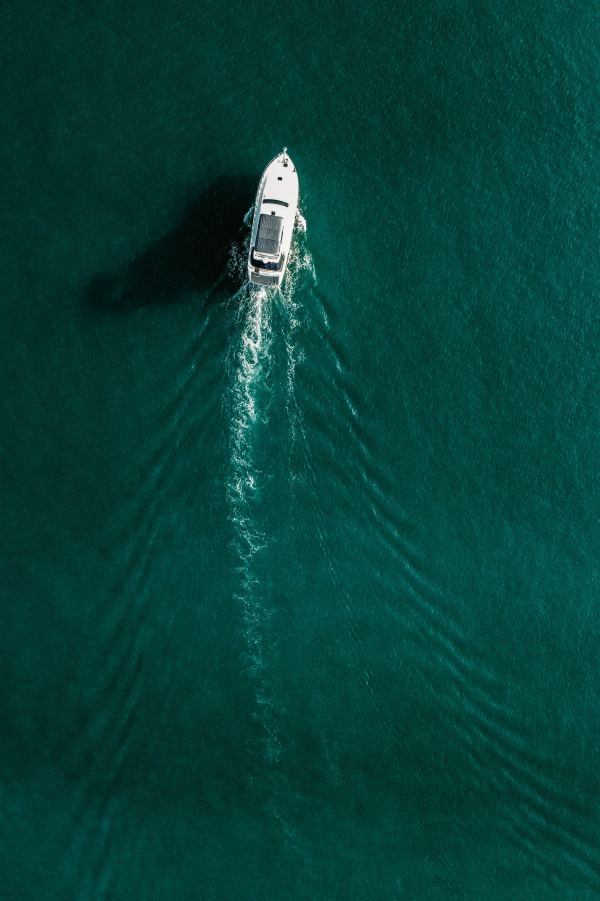
#> input picture tools/bake/sources/marina-18262641.jpg, 1800 x 2701 px (shown at 1/3 size); its folder holds 5 pictures in this run
$ python marina.py
#> lines starting #> are read from the running program, lines starting #| are printed output that depends on the picture
"""
Bake Marina's two images to the slots they are drawn in.

Only two: the detail screen's hero and the agent's avatar. Everything else on
that screen is type, a chip or an icon.

The hero gets a crop *and* a darkening ramp along its top edge. White chrome —
the back button, the title, the heart — sits over the top of the photograph,
and a drone shot of bright water gives it nothing to sit against. The
reference's own frame is dark enough up there to carry white type; this one is
not, so the contrast is baked in rather than laid over at runtime as a third
stacked view.

Outputs are 3x the dp slot each image fills.
"""

import os

from PIL import Image

ROOT = os.path.join(os.path.dirname(__file__), "..", "..")
SRC = os.path.join(os.path.dirname(__file__), "sources")
OUT = os.path.join(ROOT, "assets", "images", "marina")
SCALE = 3

# Slot sizes in dp -- these mirror `src/features/marina/layout.ts`.
HERO = (393, 255)
AVATAR = (56, 56)

# The scrim over the hero's top edge: how far down it reaches, and how dark it
# gets at the very top.
SCRIM_DEPTH = 0.42
SCRIM_MAX = 0.38


def crop_to(im, out_w, out_h, cx, cy, zoom=1.0):
#> called with out_w = 1179, out_h = 765, cx = 0.457, cy = 0.182, zoom = 0.8
    W, H = im.size
#> W = 1800; H = 2701
    aspect = out_w / out_h
    box_w = min(W, H * aspect) * zoom
#> box_w = 1440
    box_h = box_w / aspect
#> box_h = 934.4
    x = max(0, min(cx * W - box_w / 2, W - box_w))
#> x = 102.6
    y = max(0, min(cy * H - box_h / 2, H - box_h))
#> y = 24.41
    return im.crop((round(x), round(y), round(x + box_w), round(y + box_h))).resize(
        (out_w, out_h), Image.LANCZOS
    )
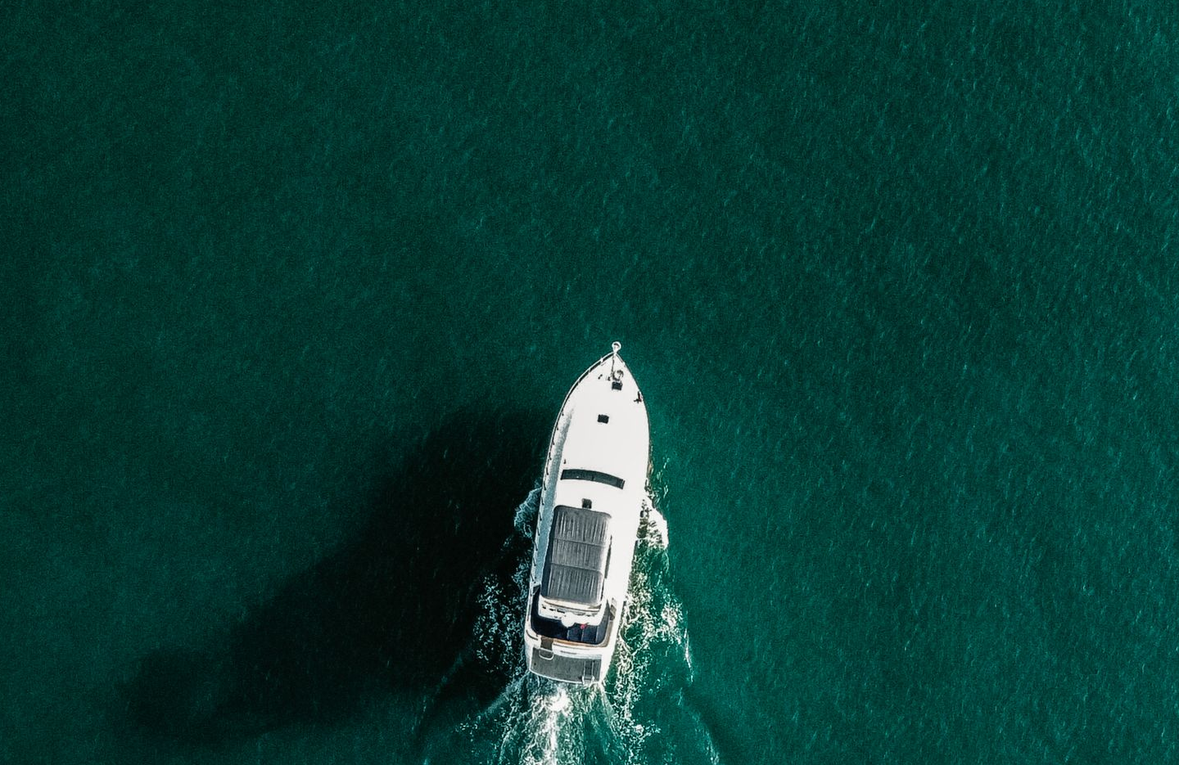
#> returned value: PIL image 1179x765 RGB; mean R, G, B 10, 59.5, 52.7


def bake_hero(src_name, out_name, cx, cy, zoom=1.0):
    w, h = HERO[0] * SCALE, HERO[1] * SCALE
    im = crop_to(Image.open(os.path.join(SRC, src_name)).convert("RGB"), w, h, cx, cy, zoom)
    px = im.load()
    depth = h * SCRIM_DEPTH
    for row in range(int(depth)):
        # Strongest at the very top, gone by `depth`. Squared so the falloff is
        # soft rather than a visible band.
        k = SCRIM_MAX * (1 - row / depth) ** 2
        for col in range(w):
            r, g, b = px[col, row]
            px[col, row] = (round(r * (1 - k)), round(g * (1 - k)), round(b * (1 - k)))
    im.save(os.path.join(OUT, out_name), quality=90, optimize=True)
    print(f"  {out_name:22s} {w}x{h}  from {src_name}")


def bake_avatar(src_name, out_name, cx, cy, zoom=1.0):
    w, h = AVATAR[0] * SCALE, AVATAR[1] * SCALE
#> (the run stopped early here; a loop or call above may not have finished)
